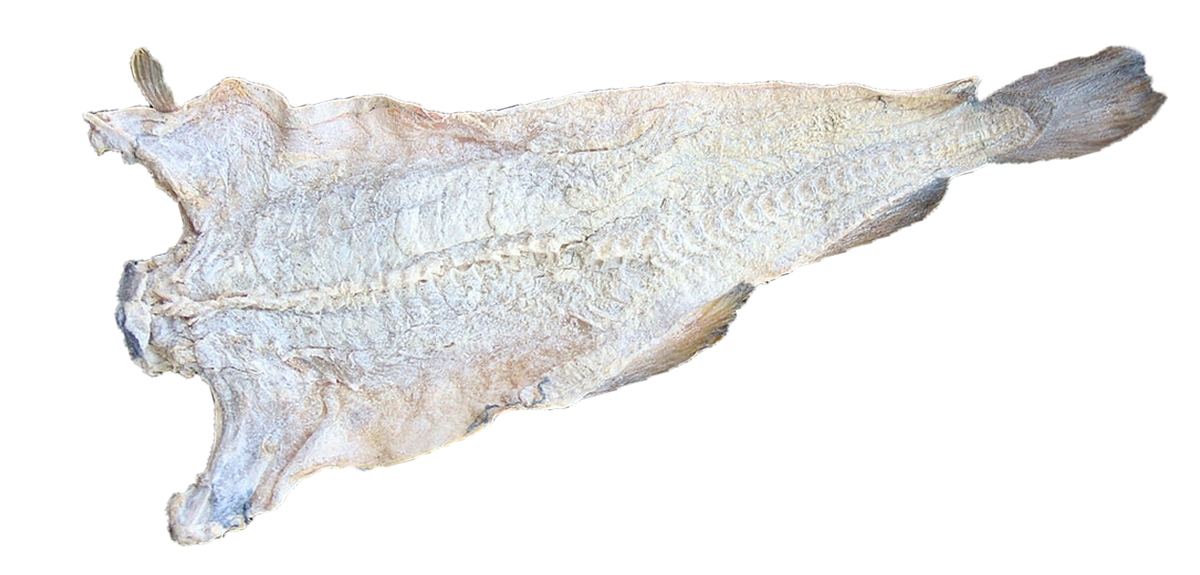
#> input picture images/klippfisk_demo.jpg, 1200 x 575 px, found by its file name
$ python fish_gray.py
#> lines starting #> are read from the running program, lines starting #| are printed output that depends on the picture; after the words box and inside, x2 and y2 are one past the last pixel; in counts of white or black regions, pixels touching at a corner belong together
import cv2 as cv
import numpy as np

path = "C:\OpenCV\images\klippfisk_demo.jpg" #img path

img = cv.imread(path) #cv img object
#> img is the input picture: shape (575, 1200, 3); mean B, G, R 236.9, 237.1, 237.1

img_gray = cv.cvtColor(img, cv.COLOR_BGR2GRAY) #convert color scheme to HSV for easier color separation

ret, mask = cv.threshold(img_gray, 250, 255, cv.THRESH_BINARY)
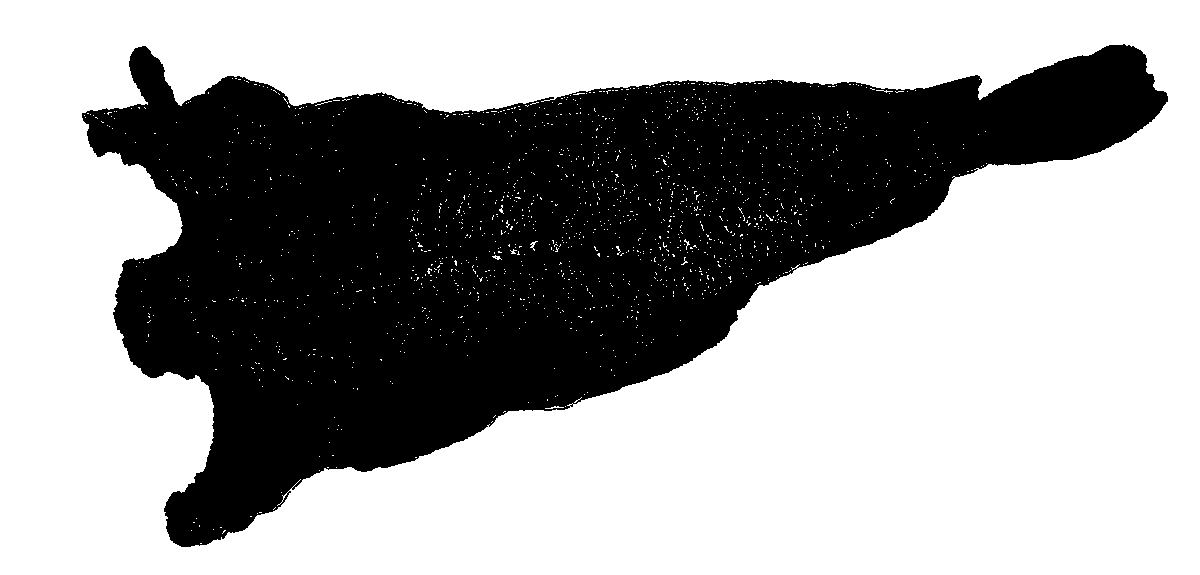
#> mask: shape (575, 1200); 62.8% white; 2 black regions (1 under 20 px), largest, box (x1, y1, x2, y2) and area: (82, 44, 1168, 547) 256831
kernel = np.ones((5,5),np.uint8)

cv.imshow("frame", mask)
k = cv.waitKey(0)
#> (key Esc is pressed here)
cv.destroyAllWindows

result = img_gray.copy() #new image to create contours on
result = cv.bitwise_not(mask)
#> result: shape (575, 1200); 37.2% white; 2 white regions (1 under 20 px)

contours, hierachy = cv.findContours(result, cv.RETR_LIST, cv.CHAIN_APPROX_SIMPLE)
#> contours = 1823 contours, 1814 with area under 20; largest, box (x1, y1, x2, y2) and area: (82, 44, 1168, 547) 258369, (544, 405, 565, 410) 44, (529, 240, 539, 249) 35, (491, 254, 502, 261) 34, (572, 92, 586, 96) 26
# Sort the contours by area in descending order
contours = sorted(contours, key=cv.contourArea, reverse=True)

# Select the largest contour (the first contour in the sorted list)
largest_contour = contours[0]
#> largest_contour = contour of 1744 points, box (x1, y1, x2, y2) (82, 44, 1168, 547), area 258369
contour_area = cv.contourArea(largest_contour)
#> contour_area = 258369
print(contour_area," is area of fish.")
#| 258369.0  is area of fish.
cv.drawContours(img, [largest_contour], -1, (0,255,0))  # Draw the largest contour in green
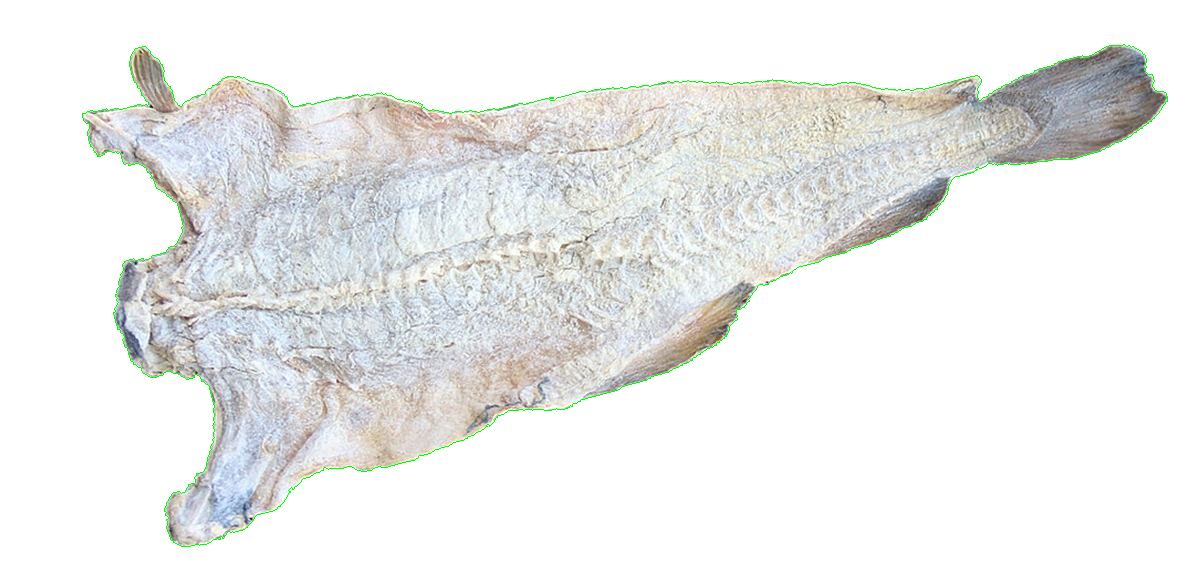
#> img: shape (575, 1200, 3); 0.44% of pixels changed, all inside (x1, y1, x2, y2) = (82, 44, 1168, 547)
#display original image with contours
cv.imshow("frame", img)
k = cv.waitKey(0)
#> (key Esc is pressed here)
cv.destroyAllWindows
print(len(contours))
#| 1823


#next step: find corners

 #rotate to easier use pixels to find points. from center of image or center of fish?


 #implement contouring on video
 #adaptive thresholding?
 #blurring to smooth edges of contour?


 #extract centroid of fish contour
M = cv.moments(largest_contour)
#> M = moments, m00 258369, centre m10/m00, m01/m00 = (518.1, 242)
cx = int(M['m10']/M['m00'])
#> cx = 518
cy = int(M['m01']/M['m00'])
#> cy = 241

centroid = cv.circle(img,(cx, cy), 20, (255,0,0), 2)
cv.imshow("centroid" , centroid)
cv.waitKey()
cv.destroyAllWindows()
print("x-axis centroid: ", cx)
#| x-axis centroid:  518
print("y-axis ceontrid: " , cy)
#| y-axis ceontrid:  241
